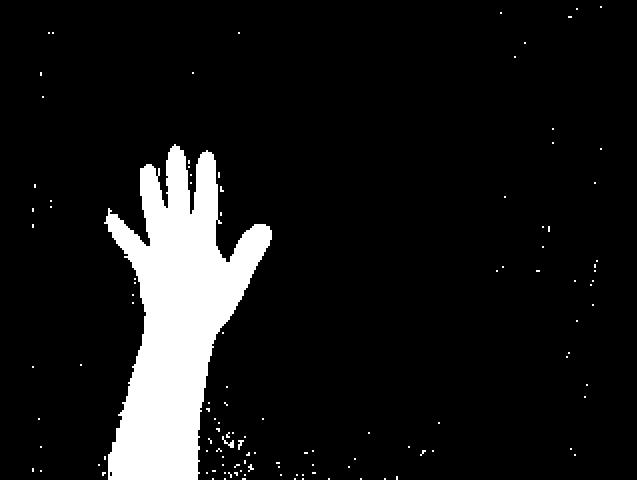
#> input picture Image/erosion.jpg, 637 x 480 px, found by its file name
$ python HW_2.py
#> lines starting #> are read from the running program, lines starting #| are printed output that depends on the picture
import cv2

I = cv2.imread("E:\\C4T\\Image Processing\\Image\\erosion.jpg")
#> I is the input picture: shape (480, 637, 3); min 0, max 255, mean 24.1
cv2.imshow("image", I)
cv2.waitKey(1)
kernel = cv2.getStructuringElement(cv2.MORPH_RECT, (5, 5))
bin_erode = cv2.erode(I, kernel)
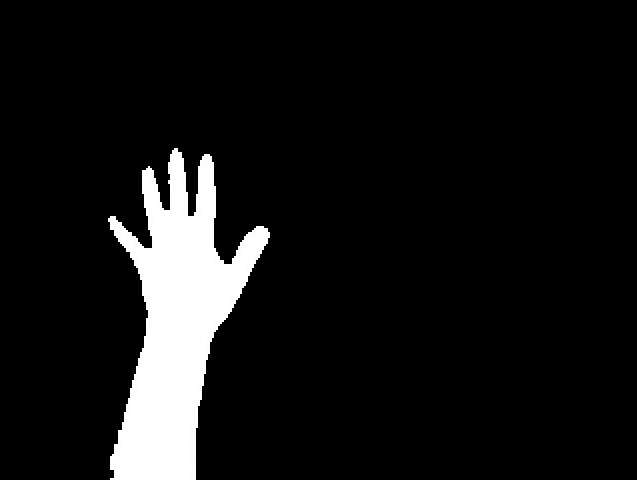
#> bin_erode: shape (480, 637, 3); min 0, max 255, mean 21
bin_dilate = cv2.dilate(bin_erode, kernel)
cv2.imshow("new image", kernel)
cv2.waitKey()
